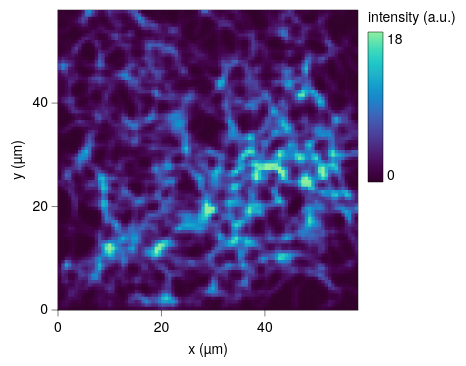

The Vega-Lite source for this figure:
### Vega-Lite specification from a JSON file in a GitHub repository (floating-point values rounded to 4 significant figures; data arrays with more than 128 entries replaced by an {"elided": "..."} marker saying what was removed)
{"background": null, "config": {"arc": {"fill": "#DBDBDB", "fillOpacity": 1.0, "innerRadius": 37.5, "padAngle": 0.03, "stroke": "black", "strokeOpacity": 1, "strokeWidth": 0.25}, "area": {"fill": "#DBDBDB", "fillOpacity": 1.0, "stroke": "black", "strokeOpacity": 1, "strokeWidth": 0.25}, "axis": {"domain": true, "domainCap": "round", "domainColor": "black", "domainWidth": 0.25, "grid": false, "gridCap": "round", "gridColor": "#F1F1F1", "gridDash": [0, 0], "gridOpacity": 1.0, "gridWidth": 0.25, "labelColor": "black", "labelFont": "Helvetica Neue", "labelFontSize": 7, "labelFontStyle": "normal", "labelFontWeight": 400, "offset": 0, "ticks": true, "tickCap": "round", "tickColor": "black", "tickRound": false, "tickSize": 3, "tickWidth": 0.25, "titleColor": "black", "titleFont": "Helvetica Neue", "titleFontSize": 7, "titleFontStyle": "normal", "titleFontWeight": 400}, "axisX": {"domain": true, "labelAlign": "center", "labelAngle": 0, "labels": true, "ticks": true, "translate": 0}, "axisY": {"domain": true, "labelAlign": "right", "labelAngle": 0, "labels": true, "ticks": true, "translate": 0}, "axisRight": {"domain": true, "labelAlign": "left", "labelAngle": 0, "labels": true, "ticks": true, "translate": 0}, "axisTop": {"domain": true, "labelAlign": "center", "labelAngle": 0, "labels": true, "ticks": true, "translate": 0}, "axisBand": {"tickOffset": 0}, "bar": {"fill": "#DBDBDB", "fillOpacity": 1.0, "stroke": "black", "strokeOpacity": 1, "strokeWidth": 0.25}, "boxplot": {"size": 13.5, "ticks": {"cornerRadius": 0.25, "fill": "black", "opacity": 1, "size": 6.75, "thickness": 0.25}, "box": {"fillOpacity": 1.0, "stroke": "black", "strokeOpacity": 1, "strokeWidth": 0.25}, "median": {"cornerRadius": 0, "fill": "black", "fillOpacity": 1.0, "opacity": 1, "size": 13.5, "thickness": 0.25}, "rule": {"fill": "black", "fillOpacity": 1.0, "size": 15.0, "stroke": "black", "strokeDash": [0, 0], "strokeOpacity": 1, "strokeWidth": 0.25}, "outliers": {"color": "black", "fill": "black", "fillOpacity": 1.0, "size": 0, "stroke": "black", "strokeOpacity": 1, "strokeWidth": 0.25}}, "circle": {"fill": "black", "fillOpacity": 1.0, "size": 0.75, "stroke": null, "strokeOpacity": 1, "strokeWidth": 0.25}, "errorband": {"band": {"fillOpacity": 0.6, "stroke": null, "strokeWidth": 0.25, "strokeOpacity": 1}, "borders": {"opacity": 0, "strokeOpacity": 0.25, "strokeWidth": 1}}, "errorbar": {"opacity": 1, "rule": {"strokeDash": [0, 0], "strokeWidth": 0.25}, "ticks": {"color": "black", "cornerRadius": 0.125, "opacity": 1, "size": 9.0, "thickness": 0.25}, "thickness": 0.25}, "font": "Helvetica Neue", "geoshape": {"fill": "#DBDBDB", "fillOpacity": 1.0, "stroke": "black", "strokeOpacity": 1, "strokeWidth": 0.25}, "header": {"labelColor": "black", "labelFont": "Helvetica Neue", "labelFontSize": 7, "labelFontStyle": "normal", "labelFontWeight": 400, "titleColor": "black", "titleFont": "Helvetica Neue", "titleFontSize": 7, "titleFontStyle": "normal", "titleFontWeight": 400, "titlePadding": 0}, "legend": {"disable": false, "offset": 4.5, "titlePadding": 4, "labelOffset": 2, "gradientLabelOffset": 2, "gradientLength": 75.0, "gradientThickness": 7.5, "gradientOpacity": 1.0, "gradientStrokeColor": "black", "gradientStrokeWidth": 0.25, "labelColor": "black", "labelFont": "Helvetica Neue", "labelFontSize": 7, "labelFontStyle": "normal", "labelFontWeight": 400, "strokeColor": "black", "strokeWidth": 0, "symbolSize": 42, "symbolStrokeColor": "black", "symbolStrokeWidth": 0.25, "titleColor": "black", "titleFont": "Helvetica Neue", "titleFontSize": 7, "titleFontStyle": "normal", "titleFontWeight": 400}, "line": {"color": "black", "stroke": "black", "strokeCap": "round", "strokeDash": [0, 0], "strokeOpacity": 1, "strokeWidth": 0.375}, "point": {"filled": true, "fill": "#DBDBDB", "fillOpacity": 1.0, "size": 7.5, "stroke": "black", "strokeOpacity": 1, "strokeWidth": 0.25}, "range": {"category": ["#C6D9F1", "#F1C9CB", "#FEF0B9", "#CEE37A", "#7AA8E0", "#E589A3", "#FDDD5D", "#68B961", "#4177B1", "#C35082", "#E5C227", "#438156"], "diverging": {"scheme": ["#C35082", "#CE6D94", "#D989A7", "#E2A4BA", "#EABFCE", "#F1DBE2", "#F6F6F6", "#D7E0EB", "#B9CBE0", "#9BB6D5", "#7DA1C9", "#5F8CBD", "#4177B1"]}, "heatmap": {"scheme": ["#32022B", "#43044D", "#4C196E", "#4D338C", "#484DA6", "#3A68BB", "#1D83CA", "#1D9CCB", "#23B5C9", "#28CDC5", "#4DE0B4", "#91EE9F"]}, "ordinal": {"scheme": ["#F1F1F1", "#DBDBDB", "#C6C6C6", "#B2B2B2", "#9D9D9D", "#898989", "#767676", "#636363", "#515151", "#404040", "#2F2F2F", "#1F1F1F"]}, "ramp": {"scheme": ["#32022B", "#43044D", "#4C196E", "#4D338C", "#484DA6", "#3A68BB", "#1D83CA", "#1D9CCB", "#23B5C9", "#28CDC5", "#4DE0B4", "#91EE9F"]}}, "rule": {"color": "black", "stroke": "black", "strokeCap": "round", "strokeDash": [2, 2], "strokeOpacity": 1, "strokeWidth": 0.25}, "scale": {"bandPaddingInner": 0.1, "bandPaddingOuter": 0.1, "round": false}, "rect": {"fill": "#DBDBDB", "fillOpacity": 1.0, "stroke": "black", "strokeOpacity": 1, "strokeWidth": 0.25}, "square": {"fill": "#DBDBDB", "fillOpacity": 1.0, "size": 15.0, "stroke": "black", "strokeOpacity": 1, "strokeWidth": 0.25}, "text": {"color": "black", "font": "Helvetica Neue", "fontSize": 7, "fontStyle": "normal", "fontWeight": 400}, "tick": {"color": "black", "cornerRadius": 0.125, "opacity": 1.0, "size": 13.5, "thickness": 0.25}, "title": {"anchor": "middle", "frame": "group", "color": "black", "font": "Helvetica Neue", "fontSize": 7, "fontStyle": "normal", "fontWeight": 400, "subtitleColor": "black", "subtitleFont": "Helvetica Neue", "subtitleFontSize": "Helvetica Neue", "subtitleFontStyle": "normal", "subtitleFontWeight": 400}, "trail": {"color": "black", "opacity": 1, "size": 0.375}, "view": {"continuousWidth": 150, "continuousHeight": 150, "discreteWidth": 150, "discreteHeight": 150, "fill": null, "stroke": "black", "strokeWidth": 0.25}}, "data": {"name": "data-020b619547a906ea36350f86a9190577"}, "mark": {"type": "rect", "clip": true, "stroke": null}, "encoding": {"color": {"field": "intensity", "title": "intensity (a.u.)", "type": "quantitative"}, "x": {"field": "x0", "scale": {"domain": [0, 58.0], "nice": false}, "title": "x (µm)", "type": "quantitative"}, "x2": {"field": "x1"}, "y": {"field": "y0", "scale": {"domain": [0, 58.0], "nice": false}, "title": "y (µm)", "type": "quantitative"}, "y2": {"field": "y1"}}, "$schema": "https://vega.github.io/schema/vega-lite/v6.4.1.json", "datasets": {"data-020b619547a906ea36350f86a9190577": {"elided": "8100 records"}}}
